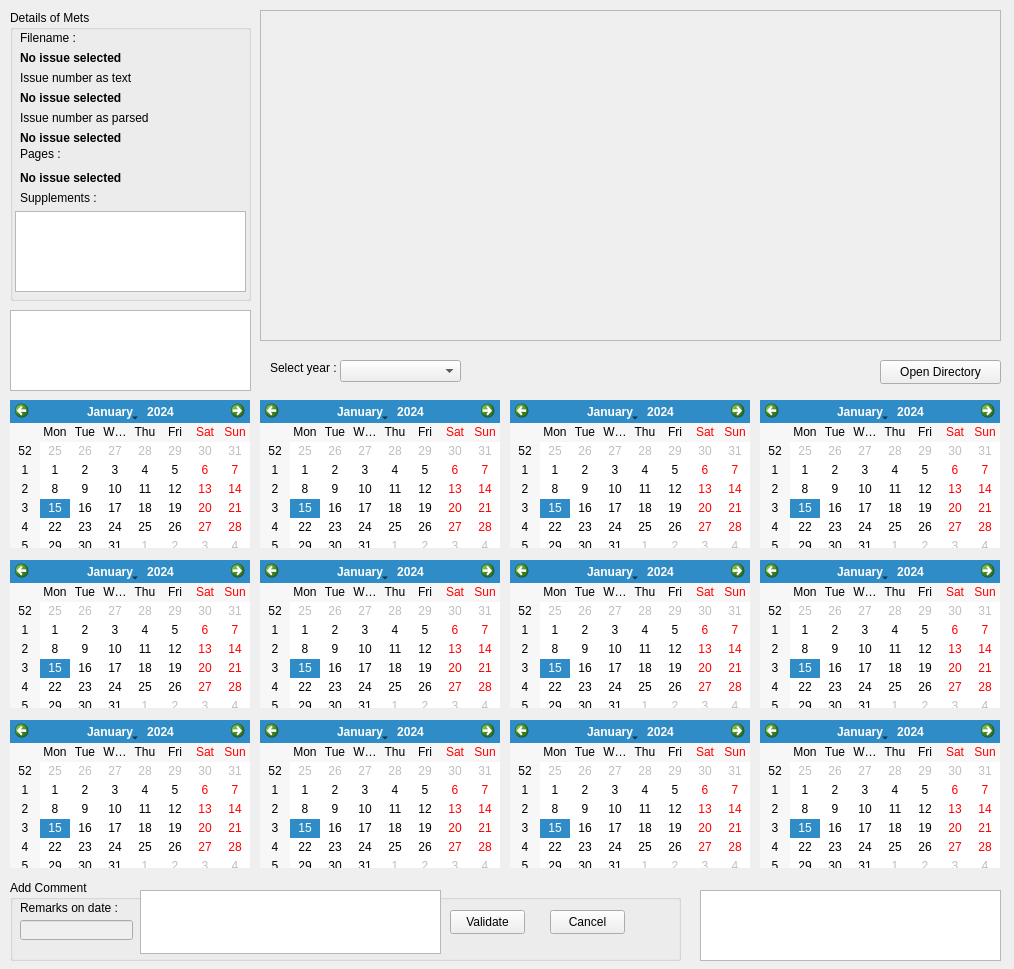
<?xml version="1.0" encoding="UTF-8"?>
<ui version="4.0">
 <class>w_calendar</class>
 <widget class="QWidget" name="w_calendar">
  <property name="geometry">
   <rect>
    <x>0</x>
    <y>0</y>
    <width>1014</width>
    <height>969</height>
   </rect>
  </property>
  <property name="focusPolicy">
   <enum>Qt::ClickFocus</enum>
  </property>
  <property name="windowTitle">
   <string>Form</string>
  </property>
  <property name="autoFillBackground">
   <bool>true</bool>
  </property>
  <widget class="QCalendarWidget" name="calendarDec">
   <property name="geometry">
    <rect>
     <x>760</x>
     <y>720</y>
     <width>240</width>
     <height>148</height>
    </rect>
   </property>
  </widget>
  <widget class="QLabel" name="lblHeader">
   <property name="geometry">
    <rect>
     <x>262</x>
     <y>162</y>
     <width>211</width>
     <height>21</height>
    </rect>
   </property>
   <property name="text">
    <string/>
   </property>
  </widget>
  <widget class="QCalendarWidget" name="calendarAug">
   <property name="geometry">
    <rect>
     <x>760</x>
     <y>560</y>
     <width>240</width>
     <height>148</height>
    </rect>
   </property>
  </widget>
  <widget class="QCalendarWidget" name="calendarJul">
   <property name="geometry">
    <rect>
     <x>510</x>
     <y>560</y>
     <width>240</width>
     <height>148</height>
    </rect>
   </property>
  </widget>
  <widget class="QCalendarWidget" name="calendarJan">
   <property name="geometry">
    <rect>
     <x>10</x>
     <y>400</y>
     <width>240</width>
     <height>148</height>
    </rect>
   </property>
   <property name="cursor">
    <cursorShape>ArrowCursor</cursorShape>
   </property>
   <property name="focusPolicy">
    <enum>Qt::StrongFocus</enum>
   </property>
   <property name="autoFillBackground">
    <bool>true</bool>
   </property>
   <property name="selectionMode">
    <enum>QCalendarWidget::SingleSelection</enum>
   </property>
   <property name="horizontalHeaderFormat">
    <enum>QCalendarWidget::ShortDayNames</enum>
   </property>
  </widget>
  <widget class="QCalendarWidget" name="calendarFev">
   <property name="geometry">
    <rect>
     <x>260</x>
     <y>400</y>
     <width>240</width>
     <height>148</height>
    </rect>
   </property>
   <property name="focusPolicy">
    <enum>Qt::StrongFocus</enum>
   </property>
   <property name="gridVisible">
    <bool>false</bool>
   </property>
  </widget>
  <widget class="QCalendarWidget" name="calendarJun">
   <property name="geometry">
    <rect>
     <x>260</x>
     <y>560</y>
     <width>240</width>
     <height>148</height>
    </rect>
   </property>
   <property name="focusPolicy">
    <enum>Qt::StrongFocus</enum>
   </property>
   <property name="contextMenuPolicy">
    <enum>Qt::DefaultContextMenu</enum>
   </property>
   <property name="toolTip">
    <string/>
   </property>
   <property name="autoFillBackground">
    <bool>true</bool>
   </property>
   <property name="selectionMode">
    <enum>QCalendarWidget::SingleSelection</enum>
   </property>
   <property name="navigationBarVisible">
    <bool>true</bool>
   </property>
   <property name="dateEditEnabled">
    <bool>true</bool>
   </property>
  </widget>
  <widget class="QCalendarWidget" name="calendarMai">
   <property name="geometry">
    <rect>
     <x>10</x>
     <y>560</y>
     <width>240</width>
     <height>148</height>
    </rect>
   </property>
  </widget>
  <widget class="QScrollArea" name="scrollAreaHeader">
   <property name="geometry">
    <rect>
     <x>260</x>
     <y>10</y>
     <width>741</width>
     <height>331</height>
    </rect>
   </property>
   <property name="baseSize">
    <size>
     <width>1000</width>
     <height>200</height>
    </size>
   </property>
   <property name="widgetResizable">
    <bool>true</bool>
   </property>
   <widget class="QWidget" name="scrollAreaWidgetContents">
    <property name="geometry">
     <rect>
      <x>0</x>
      <y>0</y>
      <width>739</width>
      <height>329</height>
     </rect>
    </property>
   </widget>
  </widget>
  <widget class="QCalendarWidget" name="calendarSep">
   <property name="geometry">
    <rect>
     <x>10</x>
     <y>720</y>
     <width>240</width>
     <height>148</height>
    </rect>
   </property>
  </widget>
  <widget class="QCalendarWidget" name="calendarMar">
   <property name="geometry">
    <rect>
     <x>510</x>
     <y>400</y>
     <width>240</width>
     <height>148</height>
    </rect>
   </property>
  </widget>
  <widget class="QCalendarWidget" name="calendarOct">
   <property name="geometry">
    <rect>
     <x>260</x>
     <y>720</y>
     <width>240</width>
     <height>148</height>
    </rect>
   </property>
  </widget>
  <widget class="QCalendarWidget" name="calendarApr">
   <property name="geometry">
    <rect>
     <x>760</x>
     <y>400</y>
     <width>240</width>
     <height>148</height>
    </rect>
   </property>
  </widget>
  <widget class="QCalendarWidget" name="calendarNov">
   <property name="geometry">
    <rect>
     <x>510</x>
     <y>720</y>
     <width>240</width>
     <height>148</height>
    </rect>
   </property>
  </widget>
  <widget class="QGroupBox" name="groupBox_4">
   <property name="geometry">
    <rect>
     <x>10</x>
     <y>10</y>
     <width>241</width>
     <height>291</height>
    </rect>
   </property>
   <property name="title">
    <string>Details of Mets</string>
   </property>
   <widget class="QLabel" name="label_11">
    <property name="geometry">
     <rect>
      <x>10</x>
      <y>20</y>
      <width>61</width>
      <height>16</height>
     </rect>
    </property>
    <property name="text">
     <string>Filename :</string>
    </property>
   </widget>
   <widget class="QLabel" name="label_12">
    <property name="geometry">
     <rect>
      <x>10</x>
      <y>60</y>
      <width>111</width>
      <height>16</height>
     </rect>
    </property>
    <property name="text">
     <string>Issue number as text:</string>
    </property>
   </widget>
   <widget class="QLabel" name="label_13">
    <property name="geometry">
     <rect>
      <x>10</x>
      <y>100</y>
      <width>131</width>
      <height>16</height>
     </rect>
    </property>
    <property name="text">
     <string>Issue number as parsed :</string>
    </property>
   </widget>
   <widget class="QLabel" name="label_14">
    <property name="geometry">
     <rect>
      <x>10</x>
      <y>134</y>
      <width>46</width>
      <height>20</height>
     </rect>
    </property>
    <property name="text">
     <string>Pages :</string>
    </property>
   </widget>
   <widget class="QLabel" name="label_15">
    <property name="geometry">
     <rect>
      <x>10</x>
      <y>180</y>
      <width>91</width>
      <height>16</height>
     </rect>
    </property>
    <property name="text">
     <string>Supplements :</string>
    </property>
   </widget>
   <widget class="QLabel" name="lbFileName">
    <property name="geometry">
     <rect>
      <x>10</x>
      <y>40</y>
      <width>171</width>
      <height>16</height>
     </rect>
    </property>
    <property name="font">
     <font>
      <weight>75</weight>
      <bold>true</bold>
     </font>
    </property>
    <property name="text">
     <string>No issue selected</string>
    </property>
   </widget>
   <widget class="QLabel" name="lbIssueNumber">
    <property name="geometry">
     <rect>
      <x>10</x>
      <y>80</y>
      <width>171</width>
      <height>16</height>
     </rect>
    </property>
    <property name="font">
     <font>
      <weight>75</weight>
      <bold>true</bold>
     </font>
    </property>
    <property name="text">
     <string>No issue selected</string>
    </property>
   </widget>
   <widget class="QLabel" name="lbIssueParsed">
    <property name="geometry">
     <rect>
      <x>10</x>
      <y>120</y>
      <width>181</width>
      <height>16</height>
     </rect>
    </property>
    <property name="font">
     <font>
      <weight>75</weight>
      <bold>true</bold>
     </font>
    </property>
    <property name="text">
     <string>No issue selected</string>
    </property>
   </widget>
   <widget class="QLabel" name="lbPages">
    <property name="geometry">
     <rect>
      <x>10</x>
      <y>160</y>
      <width>181</width>
      <height>16</height>
     </rect>
    </property>
    <property name="font">
     <font>
      <weight>75</weight>
      <bold>true</bold>
     </font>
    </property>
    <property name="text">
     <string>No issue selected</string>
    </property>
   </widget>
   <widget class="QListWidget" name="listSupplement">
    <property name="geometry">
     <rect>
      <x>5</x>
      <y>201</y>
      <width>231</width>
      <height>81</height>
     </rect>
    </property>
   </widget>
  </widget>
  <widget class="QListWidget" name="listMets">
   <property name="geometry">
    <rect>
     <x>10</x>
     <y>310</y>
     <width>241</width>
     <height>81</height>
    </rect>
   </property>
  </widget>
  <widget class="QComboBox" name="cbYear">
   <property name="geometry">
    <rect>
     <x>340</x>
     <y>360</y>
     <width>121</width>
     <height>22</height>
    </rect>
   </property>
  </widget>
  <widget class="QLabel" name="label">
   <property name="geometry">
    <rect>
     <x>270</x>
     <y>360</y>
     <width>71</width>
     <height>16</height>
    </rect>
   </property>
   <property name="text">
    <string>Select year :</string>
   </property>
  </widget>
  <widget class="QGroupBox" name="groupBoxComment">
   <property name="geometry">
    <rect>
     <x>10</x>
     <y>880</y>
     <width>671</width>
     <height>81</height>
    </rect>
   </property>
   <property name="title">
    <string>Add Comment</string>
   </property>
   <widget class="QLabel" name="label_2">
    <property name="geometry">
     <rect>
      <x>10</x>
      <y>20</y>
      <width>101</width>
      <height>16</height>
     </rect>
    </property>
    <property name="text">
     <string>Remarks on date :</string>
    </property>
   </widget>
   <widget class="QPushButton" name="btnAddComment">
    <property name="geometry">
     <rect>
      <x>440</x>
      <y>30</y>
      <width>75</width>
      <height>24</height>
     </rect>
    </property>
    <property name="text">
     <string>Validate</string>
    </property>
   </widget>
   <widget class="QPushButton" name="btnCancel">
    <property name="geometry">
     <rect>
      <x>540</x>
      <y>30</y>
      <width>75</width>
      <height>24</height>
     </rect>
    </property>
    <property name="text">
     <string>Cancel</string>
    </property>
   </widget>
   <widget class="QTextEdit" name="txtComment">
    <property name="geometry">
     <rect>
      <x>130</x>
      <y>10</y>
      <width>301</width>
      <height>64</height>
     </rect>
    </property>
   </widget>
   <widget class="QLineEdit" name="dateComment">
    <property name="enabled">
     <bool>false</bool>
    </property>
    <property name="geometry">
     <rect>
      <x>10</x>
      <y>40</y>
      <width>113</width>
      <height>20</height>
     </rect>
    </property>
   </widget>
  </widget>
  <widget class="QPushButton" name="btnViewMets">
   <property name="geometry">
    <rect>
     <x>880</x>
     <y>360</y>
     <width>121</width>
     <height>24</height>
    </rect>
   </property>
   <property name="text">
    <string>Open Directory</string>
   </property>
  </widget>
  <widget class="QListWidget" name="listWidget">
   <property name="geometry">
    <rect>
     <x>700</x>
     <y>890</y>
     <width>301</width>
     <height>71</height>
    </rect>
   </property>
  </widget>
 </widget>
 <resources/>
 <connections/>
</ui>
